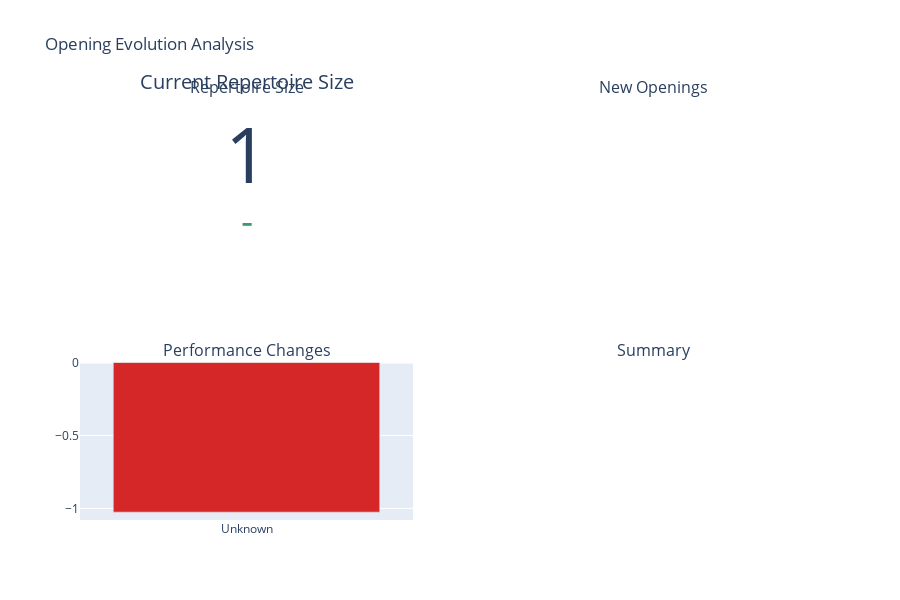

The notebook cell saved with this chart:
### Markdown cell above
## Step 7: Opening Evolution

See how your opening repertoire has developed.

### Code cell
if progression_data:
    try:
        opening_chart = progression_visualizer.create_opening_evolution_chart(progression_data)
        if opening_chart:
            opening_chart.show()
            print("✅ Opening evolution chart created!")
        else:
            print("⚠️ No opening evolution data available for chart")
            
    except Exception as e:
        print(f"⚠️ Error creating opening chart: {e}")
        
else:
    print("❌ No progression data available")

### Figure 1 — Plotly figure (JSON) as saved in the notebook; plotly's stock layout.template omitted (floating-point values rounded to 4 significant figures)
{"data": [{"delta": {"reference": 1}, "domain": {"x": [0, 0.45], "y": [0.625, 1]}, "mode": "number+delta", "title": {"text": "Current Repertoire Size"}, "type": "indicator", "value": 1}, {"marker": {"color": ["#d62728"]}, "name": "Performance Change (%)", "type": "bar", "x": ["Unknown"], "xaxis": "x2", "y": [-1.026], "yaxis": "y2"}], "layout": {"annotations": [{"font": {"size": 16}, "showarrow": false, "text": "Repertoire Size", "x": 0.225, "xanchor": "center", "xref": "paper", "y": 1, "yanchor": "bottom", "yref": "paper"}, {"font": {"size": 16}, "showarrow": false, "text": "New Openings", "x": 0.775, "xanchor": "center", "xref": "paper", "y": 1, "yanchor": "bottom", "yref": "paper"}, {"font": {"size": 16}, "showarrow": false, "text": "Performance Changes", "x": 0.225, "xanchor": "center", "xref": "paper", "y": 0.375, "yanchor": "bottom", "yref": "paper"}, {"font": {"size": 16}, "showarrow": false, "text": "Summary", "x": 0.775, "xanchor": "center", "xref": "paper", "y": 0.375, "yanchor": "bottom", "yref": "paper"}], "height": 600, "title": {"text": "Opening Evolution Analysis"}, "xaxis": {"anchor": "y", "domain": [0.55, 1]}, "xaxis2": {"anchor": "y2", "domain": [0, 0.45]}, "yaxis": {"anchor": "x", "domain": [0.625, 1]}, "yaxis2": {"anchor": "x2", "domain": [0, 0.375]}}}
